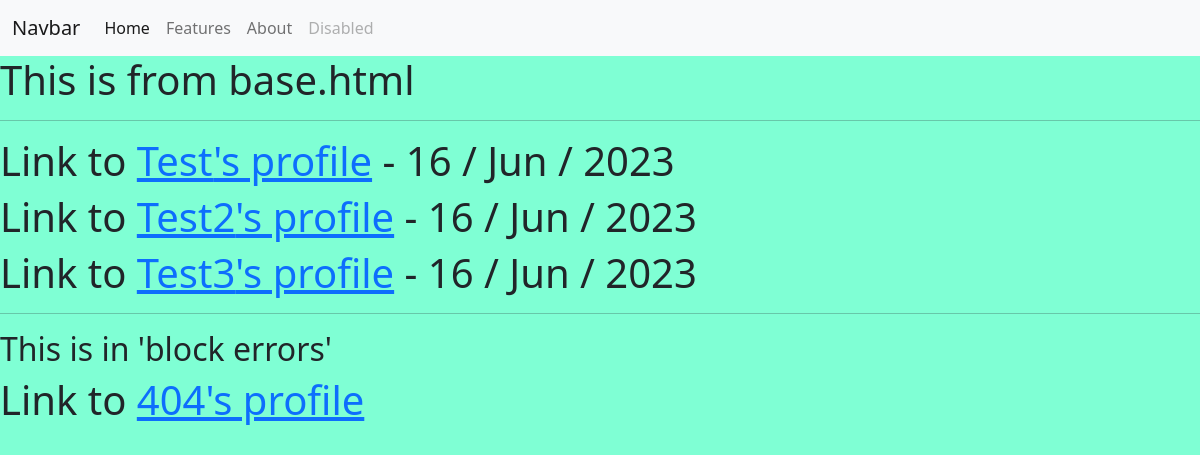
The page / on the database its author committed.
### departments_project/departments/models.py (models this page shows)
class Person(models.Model):
    first_name = models.CharField(max_length=50, verbose_name='First - Name',
                                  error_messages={'required': 'Custom error message'})
    last_name = models.CharField(max_length=50, validators=(MinLengthValidator(5, message='Custom message'),))
    age = models.IntegerField()
    city = models.CharField(max_length=50)
    pets = models.ManyToManyField(Pet)
    '''
    Ако искаме да създадем динамично url по дадено поле от модела
    '''

### departments_project/departments/views.py (the view)
# urls.py: path('', views.index, name='index'),
def index(request):
    users = Person.objects.all()
    context = {
        'users': users,
        'date': timezone.now()
    }
    return render(request, 'index.html', context)

### templates/index.html (shortened to what this page needs)
{% extends 'base.html' %}
{% block content %}
    {% for user in users %}
        <h1>Link to <a href="{% url 'profile-data' name=user.first_name pk=user.pk %}">{{ user.first_name }}'s
            profile</a> - {{ date|date:'d / M / Y' }}</h1>
    {% endfor %}
{% endblock %}
{% block errors %}
    <h1>Link to <a href="{% url 'profile-data' name='pesho' pk=1 %}">404's profile</a></h1>
{% endblock %}

### staticfiles/css/styles.css (style rules this page uses)
body { background: aquamarine; }

### rows shown on the page
Person: first_name "Test", date "16 / Jun / 2023"
Person: first_name "Test2", date "16 / Jun / 2023"
Person: first_name "Test3", date "16 / Jun / 2023"
